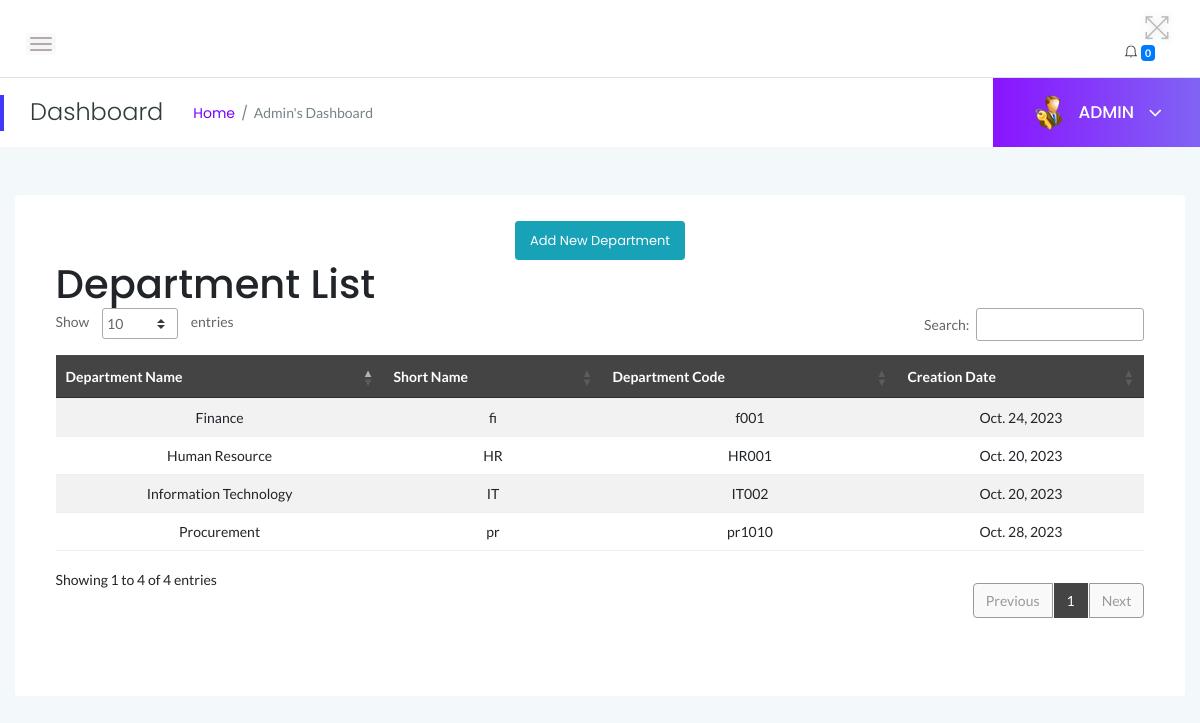
/myadmin/department (signed in), run on an earlier commit of the app's database.
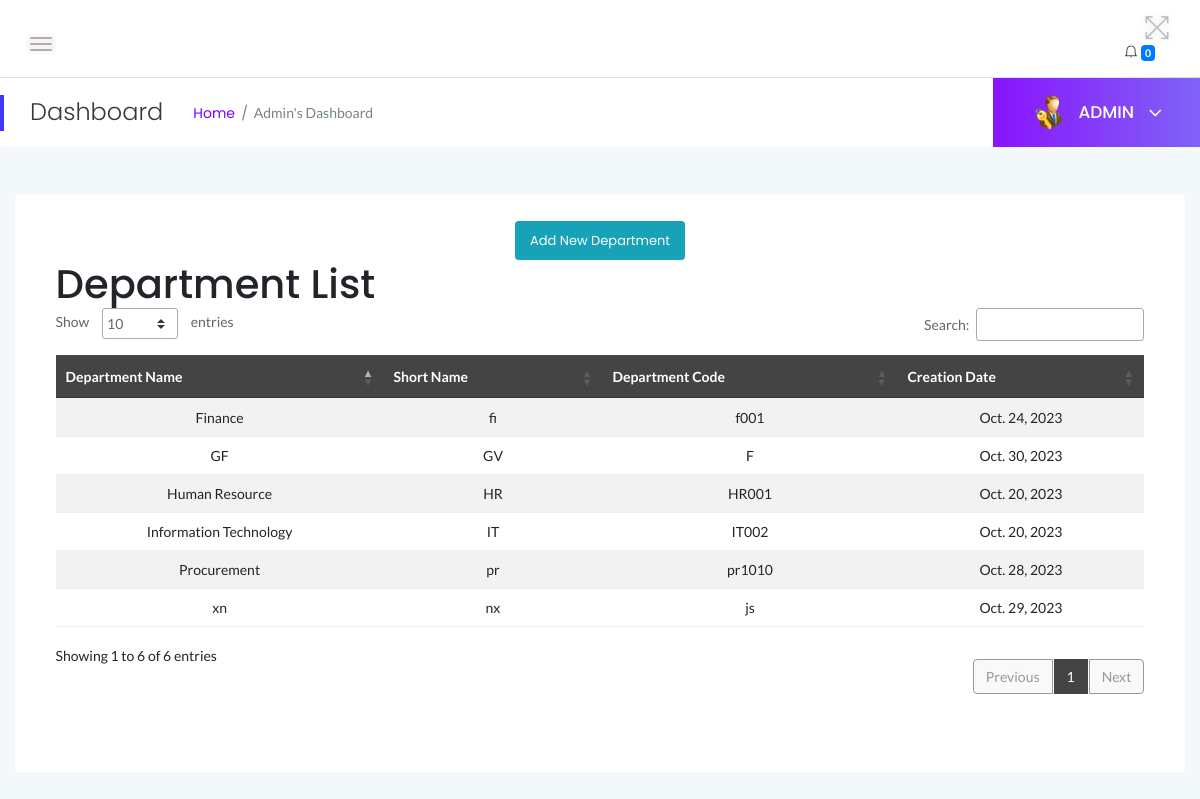
And on a later commit of the database.
### myadmin/models.py (models this page shows, shortened)
class Department(models.Model):
    department_name = models.CharField(max_length=255)
    department_shortname = models.CharField(max_length=50)
    department_code = models.CharField(max_length=10)
    CreationDate = models.DateField(auto_now_add=True)

### myadmin/views.py (the view, shortened to what this page needs)
# urls.py: path('department', views.department, name='department'),
@login_required
def department(request):
    departments = Department.objects.all()
    return render(request, 'admin/department_list.html', {'departments': departments})

### myadmin/templates/admin/department_list.html (shortened to what this page needs)
{% if user.is_authenticated %}
    {% load static %}
<!DOCTYPE html>
<html class="no-js" lang="en">
<head>
{% include 'admin/top.html' %}
</head>
<body>
{% include 'admin/sidebars.html' %}
            <div class="main-content-inner">
                            <div class="card-body">
                                <div class="data-tables datatable-dark">
                                    <center><a href="{% url 'myadmin:add_department' %}" class="btn btn-sm btn-info">Add New Department</a></center>    <h1>Department List</h1>
    <table id="dataTable3" class="table table-hover table-striped text-center">
        <thead class="text-capitalize">
            <tr>
                <th>Department Name</th>
                <th>Short Name</th>
                <th>Department Code</th>
                <th>Creation Date</th>
            </tr>
        </thead>
        <tbody>
            {% for department in departments %}
                <tr>
                    <td>{{ department.department_name }}</td>
                    <td>{{ department.department_shortname }}</td>
                    <td>{{ department.department_code }}</td>
                    <td>{{ department.CreationDate }}</td>
                </tr>
            {% endfor %}
        </tbody>
    </table>
                                </div>
                            </div>
                        </div>
                    </div>
                </div>
                </div>
            </div>
        </div>
    </div>
</body>
</html>
{% endif %}

What changed in the data, as far as the page shows it:
added Department: department_name "xn", department_shortname "nx", department_code "js", CreationDate "Oct. 29, 2023"
added Department: department_name "GF", department_shortname "GV", department_code "F", CreationDate "Oct. 30, 2023"
Also different on the page:
text written by a page script: "Show entries Search: Showing 1 to 4 of 4 entries Previous 1 Next" → "Show entries Search: Showing 1 to 6 of 6 entries Previous 1 Next"
